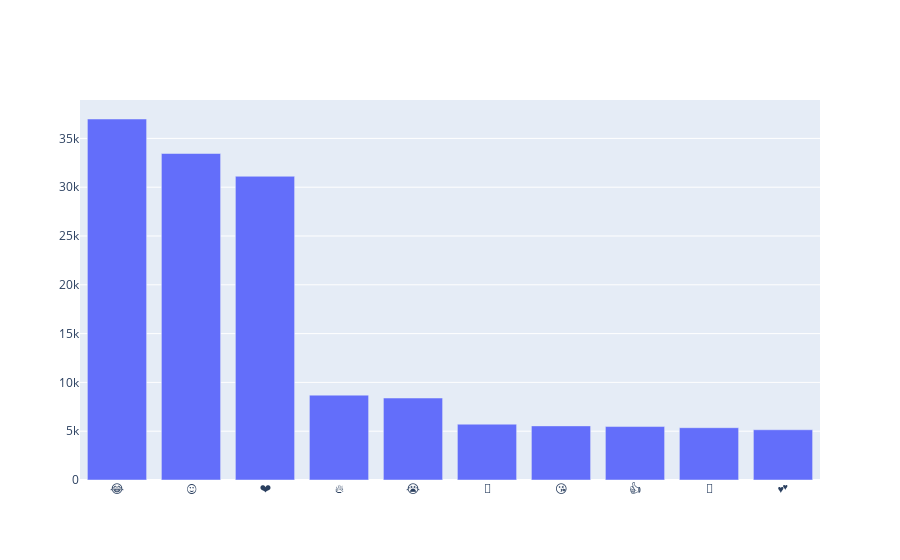

The notebook cell this image was saved under:
### Code cell
import nbformat
print(nbformat.__version__)
iplot([trace])

### Figure 1 — Plotly figure (JSON) as saved in the notebook; plotly's stock layout.template omitted (floating-point values rounded to 4 significant figures)
{"data": [{"type": "bar", "x": ["😂", "😍", "❤", "🔥", "😭", "👏", "😘", "👍", "💖", "💕"], "y": [36987, 33452, 31119, 8694, 8398, 5719, 5545, 5476, 5359, 5148]}], "layout": {}}
